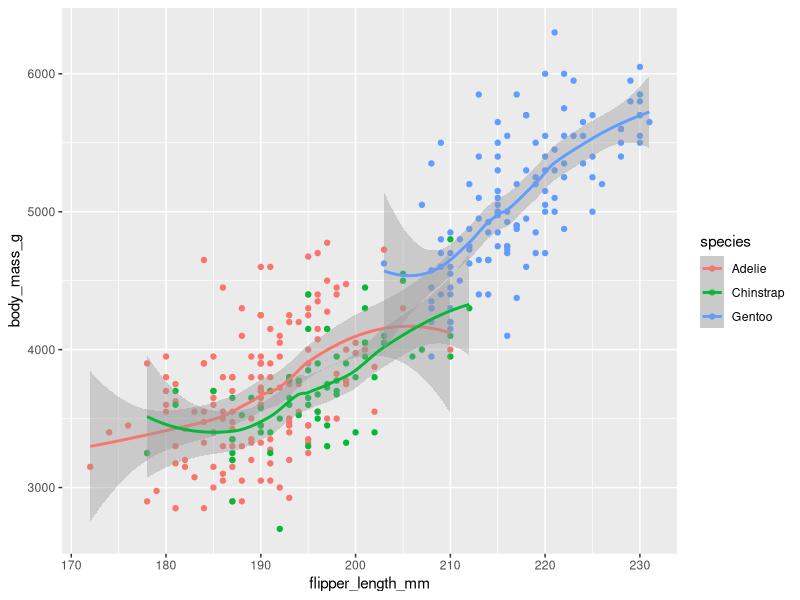
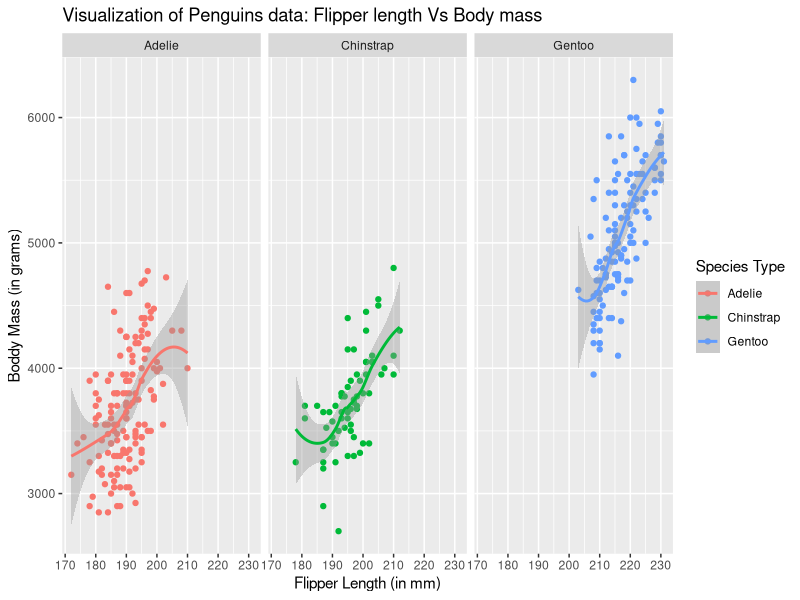
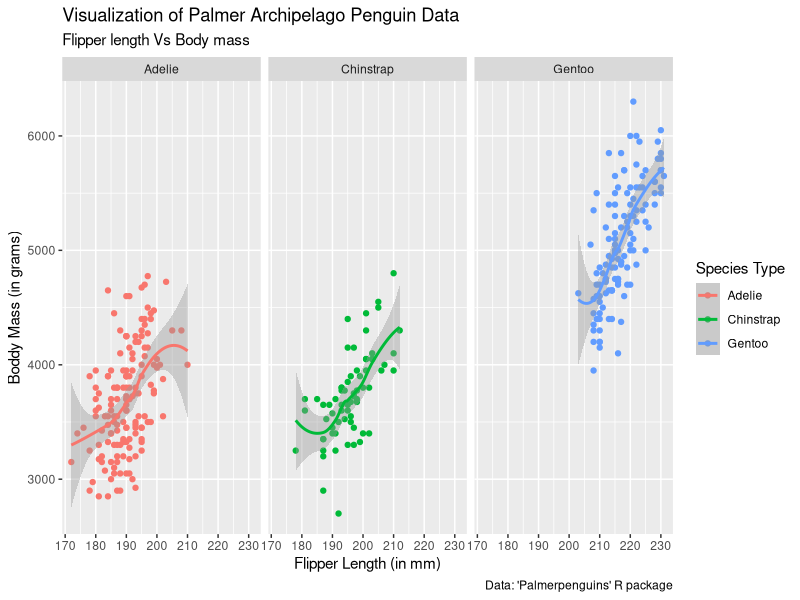
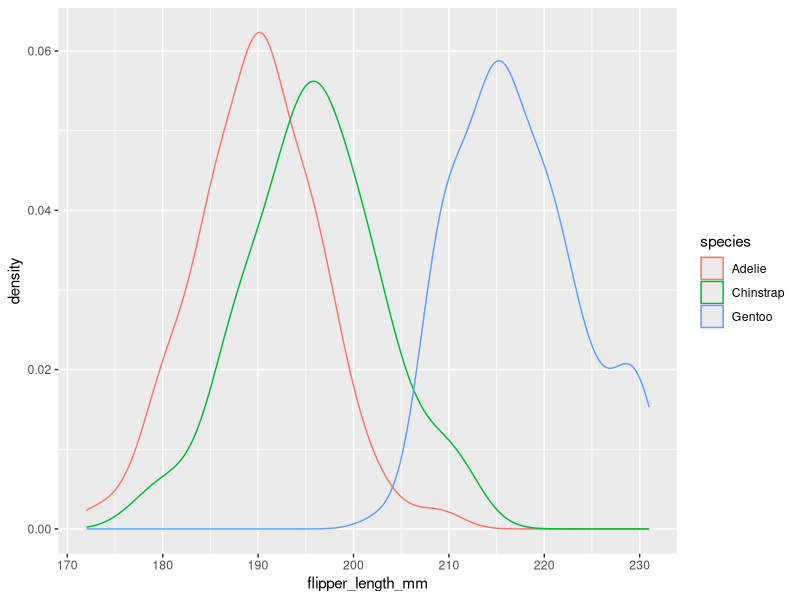
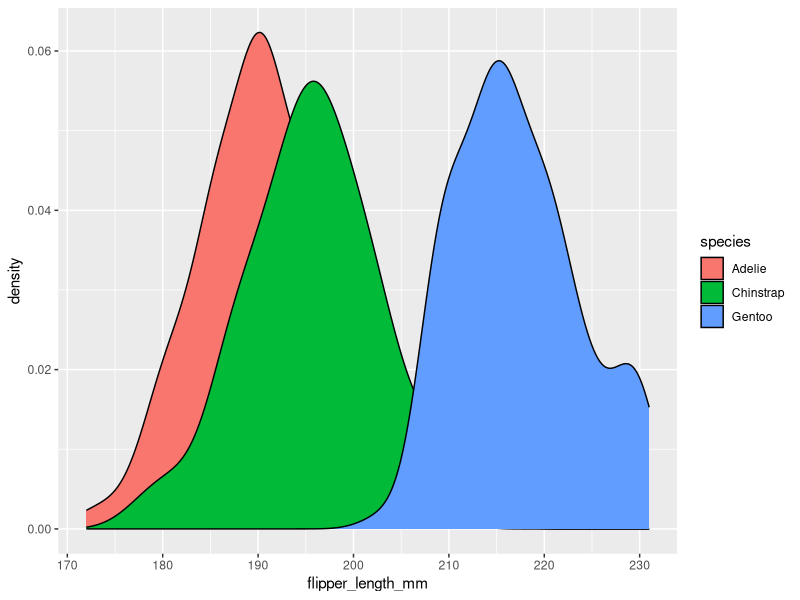

Reproduce these figures in R, in order.
# Packages

library(tidyverse)
library(palmerpenguins)

# View the data
View(penguins)

#simple point plot
ggplot(data = penguins, aes(flipper_length_mm, body_mass_g, colour = species)) +
  geom_point() +
  geom_smooth()

# add more readability
ggplot(data = penguins, aes(flipper_length_mm, body_mass_g, colour = species)) +
  geom_point() +
  geom_smooth() +
  facet_wrap(~species) +
  labs(title = "Visualization of Penguins data: Flipper length Vs Body mass",
       x = "Flipper Length (in mm)",
       y = "Boddy Mass (in grams)",
       colour = "Species Type"
  )

# Add caption about data Source
ggplot(data = penguins, aes(flipper_length_mm, body_mass_g, colour = species)) +
  geom_point() +
  geom_smooth() +
  facet_wrap(~species) +
  labs(title = "Visualization of Palmer Archipelago Penguin Data",
       subtitle = "Flipper length Vs Body mass",
       x = "Flipper Length (in mm)",
       y = "Boddy Mass (in grams)",
       colour = "Species Type",
       caption = "Data: 'Palmerpenguins' R package"
  )

# Density of Flipper length across species
ggplot(data = penguins, aes(flipper_length_mm, colour = species)) +
  geom_density()

ggplot(data = penguins, aes(flipper_length_mm, fill = species)) +
  geom_density()
